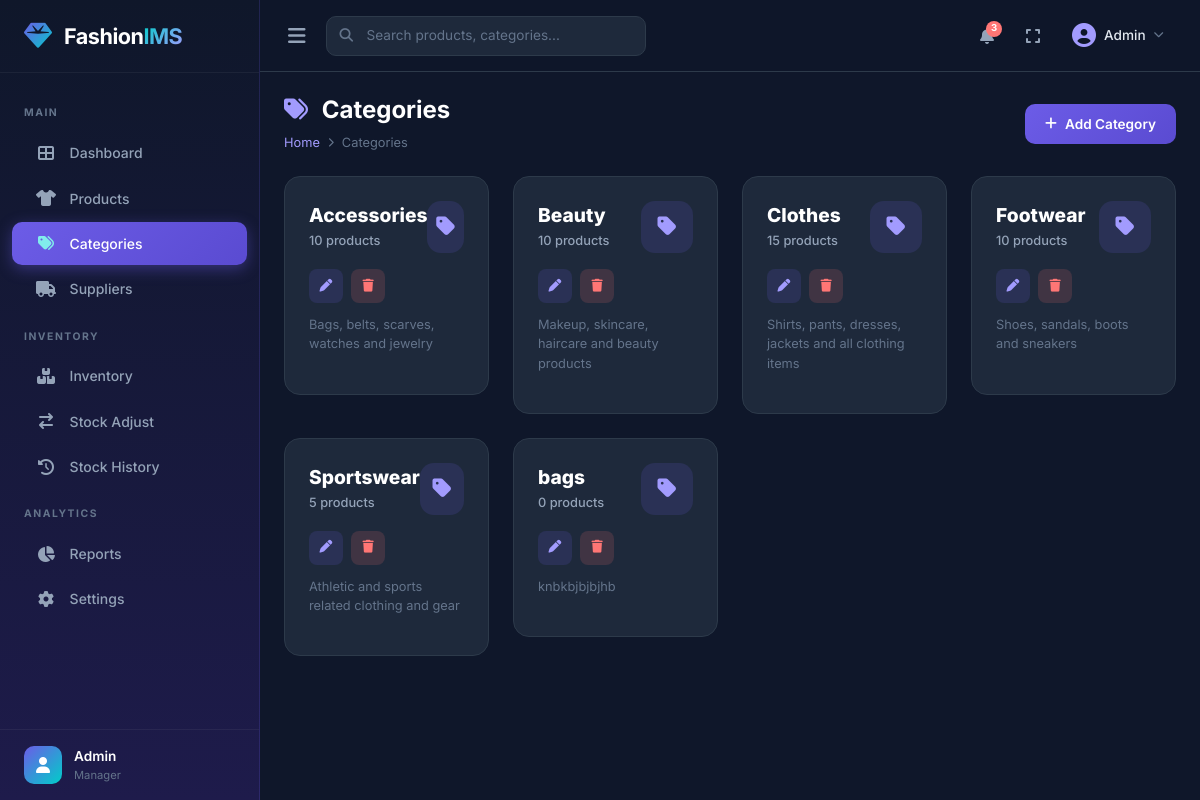
Page /categories/ on the committed database.
### apps/categories/models.py (models this page shows, shortened)
class Category(models.Model):
    category_name = models.CharField(max_length=100, unique=True)
    description = models.TextField(blank=True)
    created_at = models.DateTimeField(auto_now_add=True)
    class Meta:
        verbose_name_plural = 'Categories'
        ordering = ['category_name']
    @property
    def product_count(self):
        return self.products.count()

### apps/categories/views.py (the view)
# urls.py: path('', views.category_list, name='category_list'),
def category_list(request):
    categories = Category.objects.all()
    return render(request, 'categories/category_list.html', {'categories': categories})

### templates/categories/category_list.html (shortened to what this page needs)
{% extends 'base.html' %}
{% block content %}
<div class="page-header">
    <div>
        <h1 class="page-title"><i class="fas fa-tags"></i> Categories</h1>
        <div class="breadcrumb-custom">
            <a href="{% url 'dashboard:index' %}">Home</a>
            <i class="fas fa-chevron-right" style="font-size: 0.6rem;"></i>
            <span>Categories</span>
        </div>
    </div>
    <a href="{% url 'categories:category_add' %}" class="btn-primary-custom"><i class="fas fa-plus"></i> Add
        Category</a>
</div>
<div class="row g-4">
    {% for category in categories %}
    <div class="col-xl-3 col-lg-4 col-md-6">
        <div class="stat-card animate-slide-up">
            <div class="stat-card-body">
                <div class="stat-info">
                    <h3 style="font-size: 1.2rem;">{{ category.category_name }}</h3>
                    <p>{{ category.product_count }} product{{ category.product_count|pluralize }}</p>
                </div>
                <div class="stat-icon" style="background: rgba(108,92,231,0.15); color: var(--primary-light);">
                    <i class="fas fa-tag"></i>
                </div>
            </div>
            <div class="d-flex gap-2 mt-3">
                <a href="{% url 'categories:category_edit' category.pk %}" class="btn-icon edit" title="Edit"><i
                        class="fas fa-pen"></i></a>
                <a href="{% url 'categories:category_delete' category.pk %}" class="btn-icon delete" title="Delete"><i
                        class="fas fa-trash"></i></a>
            </div>
            {% if category.description %}
            <p style="color: var(--text-muted); font-size: 0.8rem; margin-top: 0.75rem;">{{ category.description }}</p>
            {% endif %}
        </div>
    </div>
    {% endfor %}
</div>
{% endblock %}

### static/css/style.css (style rules this page uses)
:root { --primary: #6C5CE7; --primary-light: #A29BFE; --primary-dark: #5A4BD1; --accent: #00CEC9; --accent-light: #81ECEC; --success: #00B894; --warning: #FDCB6E; --danger: #FF7675; --info: #74B9FF; --dark: #0D1B2A; --dark-secondary: #1B2838; --dark-card: #1E293B; --dark-border: #2D3A4A; --text-primary: #E2E8F0; --text-secondary: #94A3B8; --text-muted: #64748B; --sidebar-width: 260px; --sidebar-bg: linear-gradient(180deg, #0F172A 0%, #1E1B4B 100%); --transition-fast: 0.15s ease; --transition-base: 0.3s ease; --transition-slow: 0.5s ease; --shadow-sm: 0 1px 3px rgba(0,0,0,0.3); --shadow-md: 0 4px 12px rgba(0,0,0,0.3); --shadow-lg: 0 10px 30px rgba(0,0,0,0.4); --shadow-glow: 0 0 20px rgba(108,92,231,0.3); }
* { margin: 0; padding: 0; box-sizing: border-box; }
body { font-family: 'Inter', -apple-system, BlinkMacSystemFont, sans-serif; background-color: #0F172A; color: var(--text-primary); overflow-x: hidden; min-height: 100vh; }
a { text-decoration: none; color: inherit; }
.page-header { display: flex; align-items: center; justify-content: space-between; margin-bottom: 1.5rem; flex-wrap: wrap; gap: 1rem; }
.page-title { font-size: 1.5rem; font-weight: 700; color: #fff; }
.page-title i { margin-right: 0.5rem; color: var(--primary-light); }
.breadcrumb-custom { display: flex; align-items: center; gap: 0.5rem; font-size: 0.8rem; color: var(--text-muted); }
.breadcrumb-custom a { color: var(--primary-light); }
.stat-card { background: var(--dark-card); border: 1px solid var(--dark-border); border-radius: 16px; padding: 1.5rem; transition: all var(--transition-base); position: relative; overflow: hidden; }
.stat-card::before { content: ''; position: absolute; top: 0; left: 0; width: 100%; height: 3px; border-radius: 16px 16px 0 0; }
.stat-card-body { display: flex; align-items: center; justify-content: space-between; }
.stat-info h3 { font-size: 1.75rem; font-weight: 800; color: #fff; margin-bottom: 0.25rem; }
.stat-info p { font-size: 0.8rem; color: var(--text-secondary); margin: 0; font-weight: 500; }
.stat-icon { width: 52px; height: 52px; border-radius: 14px; display: flex; align-items: center; justify-content: center; font-size: 1.35rem; }
.btn-primary-custom { background: linear-gradient(135deg, var(--primary), var(--primary-dark)); color: #fff; border: none; padding: 0.6rem 1.25rem; border-radius: 10px; font-size: 0.85rem; font-weight: 600; font-family: 'Inter', sans-serif; cursor: pointer; transition: all var(--transition-fast); display: inline-flex; align-items: center; gap: 0.5rem; }
.btn-icon { width: 34px; height: 34px; border-radius: 8px; display: inline-flex; align-items: center; justify-content: center; font-size: 0.8rem; border: none; cursor: pointer; transition: all var(--transition-fast); }
.btn-icon.edit { background: rgba(108,92,231,0.15); color: var(--primary-light); }
.btn-icon.delete { background: rgba(255,118,117,0.15); color: var(--danger); }
.animate-slide-up { animation: slideUp 0.4s ease forwards; }

### rows in the picture
Category: category_name "Accessories", product_count "10", description "Bags, belts, scarves, watches and jewelry"
Category: category_name "Beauty", product_count "10", description "Makeup, skincare, haircare and beauty products"
Category: category_name "Clothes", product_count "15", description "Shirts, pants, dresses, jackets and all clothing items"
Category: category_name "Footwear", product_count "10", description "Shoes, sandals, boots and sneakers"
Category: category_name "Sportswear", product_count "5", description "Athletic and sports related clothing and gear"
Category: category_name "bags", product_count "0", description "knbkbjbjbjhb"
